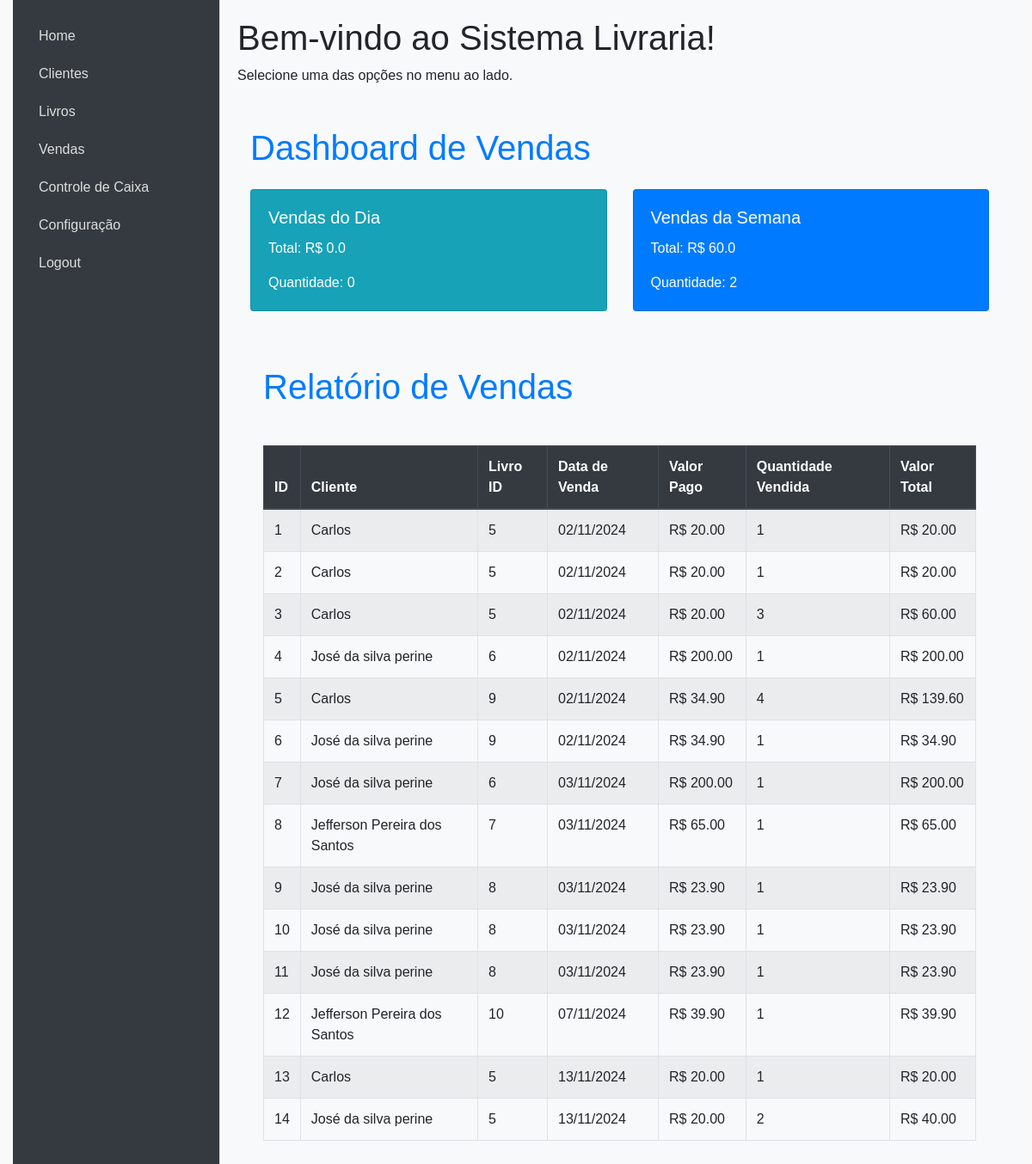
The page / (signed in) on the database as committed earlier.
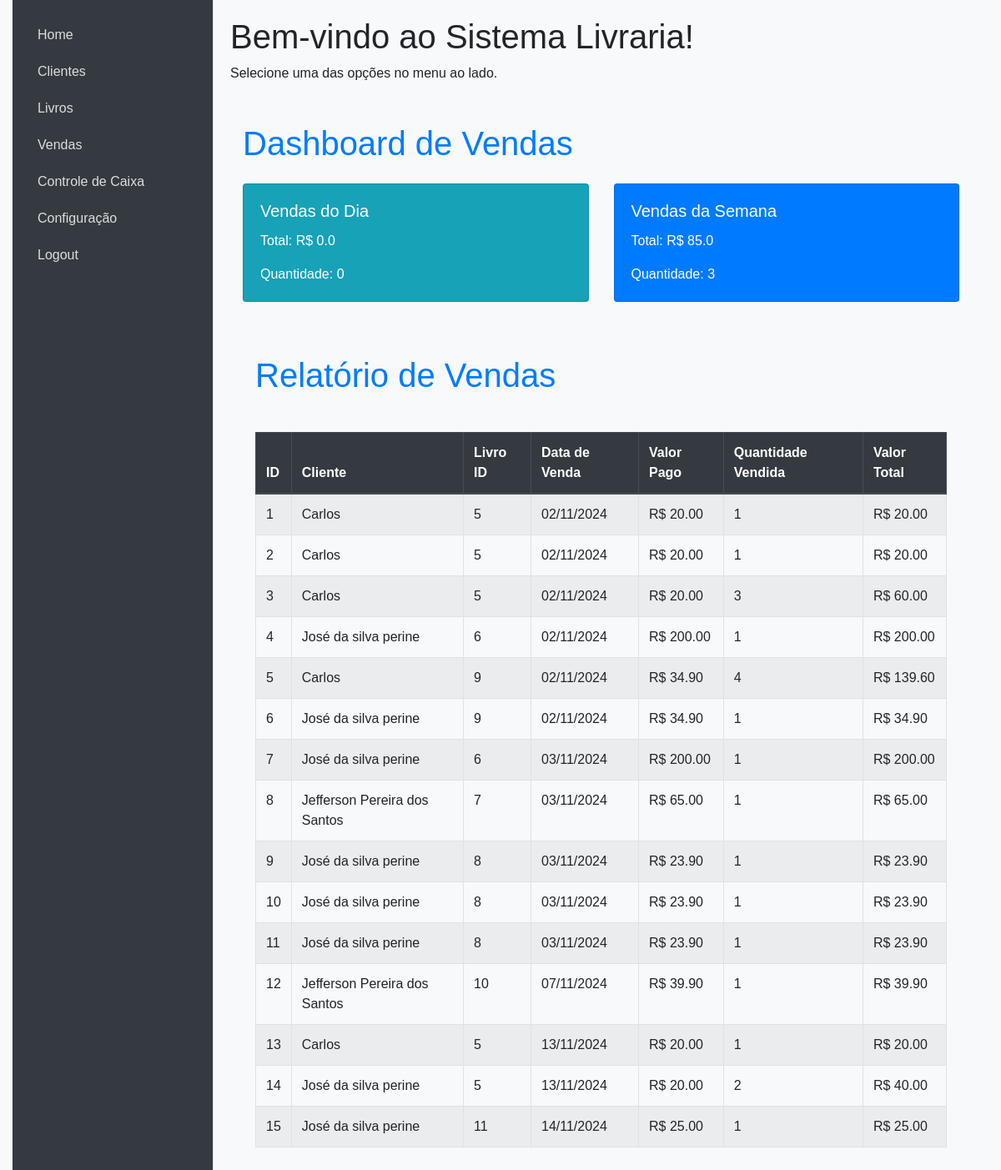
The same page on the database as committed later.
### models.py (models this page shows, shortened)
class Venda(db.Model):
    id = db.Column(db.Integer, primary_key=True)
    cliente_id = db.Column(db.Integer, db.ForeignKey('cliente.id'), nullable=False)
    livro_id = db.Column(db.Integer, db.ForeignKey('livro.id'), nullable=False)
    data_venda = db.Column(db.DateTime, default=datetime.utcnow)
    valor_pago = db.Column(Float)
    quantidade_vendida = db.Column(db.Integer, nullable=False)
    valor_total = db.Column(db.Float, nullable=False)
    cliente = db.relationship('Cliente', backref=db.backref('vendas', lazy=True))
    livro = db.relationship('Livro', backref=db.backref('vendas', lazy=True))

class Cliente(db.Model):
    id = db.Column(db.Integer, primary_key=True)
    nome_completo = db.Column(db.String(100), nullable=False)
    data_nascimento = db.Column(db.String(10), nullable=False)
    identidade = db.Column(db.String(50), nullable=False)
    telefone = db.Column(db.String(20), nullable=False)
    email = db.Column(db.String(100), nullable=False)
    rua = db.Column(db.String(100), nullable=False)
    cep = db.Column(db.String(9), nullable=False)
    bairro = db.Column(db.String(100), nullable=False)
    cidade = db.Column(db.String(50), nullable=False)
    profissao = db.Column(db.String(50), nullable=False)
    escolaridade = db.Column(db.String(50), nullable=False)
    data_cadastro = db.Column(db.DateTime, default=datetime.utcnow)

### app.py (the view)
@app.route('/')
def home():
    if 'username' in session:
        vendas = Venda.query.all()
        vendas_dia_total = calcular_vendas_dia_total()
        print("Vendas do Dia Total:", vendas_dia_total)
        vendas_dia_quantidade = db.session.query(db.func.count(Venda.id)).filter(db.func.date(Venda.data_venda) == datetime.today().date()).scalar() or 0
        vendas_semana_total = calcular_vendas_semana_total()
        vendas_semana_quantidade = db.session.query(db.func.count(Venda.id)).filter(Venda.data_venda >= datetime.today() - timedelta(days=datetime.today().weekday())).scalar() or 0
        vendas_dia_labels = ['Segunda', 'Terça', 'Quarta', 'Quinta', 'Sexta']
        vendas_dia_dados = [20, 15, 30, 25, 40, 10, 50]
        vendas_semana_labels = ['Seg', 'Ter', 'Qua', 'Qui', 'Sex', 'Sáb', 'Dom']
        vendas_semana_dados = [100, 120, 150, 200, 180, 160, 140]
        return render_template('index.html',
                               vendas=vendas,
                               vendas_dia_total=vendas_dia_total,
                               vendas_dia_quantidade=vendas_dia_quantidade,
                               vendas_semana_total=vendas_semana_total,
                               vendas_semana_quantidade=vendas_semana_quantidade,
                               vendas_dia_labels=vendas_dia_labels,
                               vendas_dia_dados=vendas_dia_dados,
                               vendas_semana_labels=vendas_semana_labels,
                               vendas_semana_dados=vendas_semana_dados)
    return redirect(url_for('login'))

### app.py (called while the page is built)
def calcular_vendas_dia_total():
    hoje = datetime.today().date()
    total_dia = db.session.query(db.func.sum(Venda.valor_total)).filter(db.func.date(Venda.data_venda) == hoje).scalar()
    return total_dia if total_dia is not None else 0.0

def calcular_vendas_semana_total():
    inicio_semana = datetime.today() - timedelta(days=datetime.today().weekday())
    total_semana = db.session.query(db.func.sum(Venda.valor_total)).filter(Venda.data_venda >= inicio_semana).scalar()
    return total_semana if total_semana is not None else 0.0

### templates/index.html (shortened to what this page needs)
<!DOCTYPE html>
<html lang="pt-BR">
<head>
    <link href="https://stackpath.bootstrapcdn.com/bootstrap/4.5.2/css/bootstrap.min.css" rel="stylesheet">
    <link rel="stylesheet" href="{{ url_for('static', filename='style.css') }}">
</head>
<body>
    <div class="container-fluid">
        <aside class="sidebar">
            <ul class="nav flex-column">
                <li class="nav-item"><a class="nav-link" href="/">Home</a></li>
                <li class="nav-item"><a class="nav-link" href="/clientes">Clientes</a></li>
                <li class="nav-item"><a class="nav-link" href="/livros">Livros</a></li>
                <li class="nav-item"><a class="nav-link" href="/vendas">Vendas</a></li>
                <li class="nav-item"><a class="nav-link" href="/controle_caixa">Controle de Caixa</a></li>
                <li class="nav-item"><a class="nav-link" href="/configuracao">Configuração</a></li>
                <li class="nav-item"><a class="nav-link" href="/logout">Logout</a></li>
            </ul>
        </aside>
        <main class="content">
            {% block content %}
            <h1>Bem-vindo ao Sistema Livraria!</h1>
            <p>Selecione uma das opções no menu ao lado.</p>
            {% include 'dashboard.html' %}
            {% include 'relatorio_vendas.html' %}
            {% endblock %}
        </main>
    </div>
</body>
</html>

### templates/relatorio_vendas.html
{% block content %}
<div class="container mt-5">
    <h1 class="mb-4 text-primary">Relatório de Vendas</h1>
    <div class="table-responsive">
        <table class="table table-striped table-bordered">
            <thead class="thead-dark">
                <tr>
                    <th scope="col">ID</th>
                    <th scope="col">Cliente</th>
                    <th scope="col">Livro ID</th>
                    <th scope="col">Data de Venda</th>
                    <th scope="col">Valor Pago</th>
                    <th scope="col">Quantidade Vendida</th>
                    <th scope="col">Valor Total</th>
                </tr>
            </thead>
            <tbody>
                {% for venda in vendas %}
                <tr>
                    <td>{{ venda.id }}</td>
                    <td>{{ venda.cliente.nome_completo if venda.cliente else 'Cliente Não Encontrado' }}</td>
                    <td>{{ venda.livro_id }}</td>
                    <td>{{ venda.data_venda.strftime('%d/%m/%Y') }}</td>
                    <td>R$ {{ "{:.2f}".format(venda.valor_pago) }}</td>
                    <td>{{ venda.quantidade_vendida }}</td>
                    <td>R$ {{ "{:.2f}".format(venda.valor_total) }}</td>
                </tr>
                {% endfor %}
            </tbody>
        </table>
    </div>
</div>
{% endblock %}

Rows that differ between the two databases and show on the page:
added Venda: id "15", cliente "José da silva perine", livro_id "11", data_venda "14/11/2024", valor_pago "25.00", quantidade_vendida "1", valor_total "25.00"
Other text that changed with them:
{{ vendas_semana_total | default(0.00) | round(2) }}: "60.0" → "85.0"
{{ vendas_semana_quantidade }}: "2" → "3"
